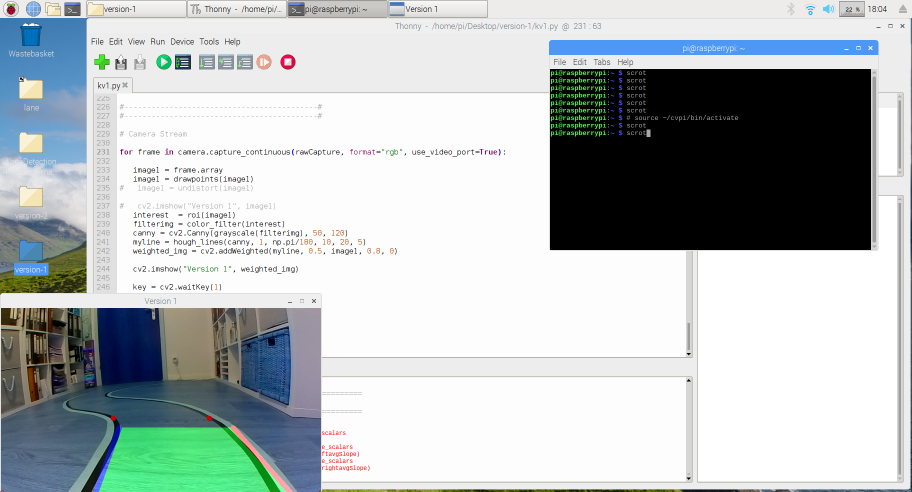
#> input picture 2019-06-02-180459_1824x984_scrot.png, 1824 x 984 px (shown at 1/2 size)
$ python -i version1_for_PI.py   (imports and definitions only)
#> lines starting #> are read from the running program, lines starting #| are printed output that depends on the picture; after the words box and inside, x2 and y2 are one past the last pixel; in counts of white or black regions, pixels touching at a corner belong together
from picamera.array import PiRGBArray
from picamera import PiCamera
import os
import numpy as np
import math
import cv2
import time


#Set Frame Size
#frame_x = 416
#frame_y = 256
#---
frame_x = 640
frame_y = 368
#---

# Parameters for the Camera
# [1 line that did not run here, left out]
# [1 line that did not run here, left out]
# [1 line that did not run here, left out]
# [1 line that did not run here, left out]
# [1 line that did not run here, left out]
# [1 line that did not run here, left out]
# [1 line that did not run here, left out]
# [1 line that did not run here, left out]
#rawCapture = PiRGBArray(camera, size = (480,272))
# [4 lines not run here, left out]

#Parameters for the ROI
point_ul =    int(0) , int(frame_y)                     #unten links
point_ur =    int(frame_x), int(frame_y)                #unten rechts
point_or  =   int(frame_x * 0.65) , int(frame_y *0.6)   #oben  rechts
point_ol  =   int(frame_x * 0.30) , int(frame_y * 0.6)  #oben links

# Parameter for Text
font              = cv2.FONT_HERSHEY_SIMPLEX
LeftCornerText    = (10,20)
fontScale         = 0.5
fontColor         = (255,255,255)
lineType          = 1

#Parameters for Camera Calibration
#def undistort(img):
#    cam_mtx = np.array([
#                         [168.12940519,   0,           162.07114665],
#                         [  0.0,         168.27516637 ,100.44213185],
#                         [  0,            0,           1           ]
#                         ])
#
#    cam_dst = np.array([-0.34068385,  0.14733747,  0.00066994,  0.00060006, -0.03411863])
#    img = cv2.undistort(img, cam_mtx, cam_dst, None, cam_mtx)
#    return img

# [16 lines left out: functions drawpoints, wirteText, not called in this run]

#-------------------------------------------------------------------------------------#

#PIPLINE STARTS HERE

#-------------------------------------------#

# Color Filtering
def color_filter(image):
    #convert to HLS to mask based on HLS
    hls = cv2.cvtColor(image, cv2.COLOR_RGB2HLS)
#> hls: shape (984, 1824, 3); mean of channels 0, 1, 2 22.2, 186.6, 26.6
    lower = np.array([0,190,0])
    upper = np.array([255,255,255])

    yellower = np.array([10,0,90])
    yelupper = np.array([50,255,255])

    yellowmask = cv2.inRange(hls, yellower, yelupper)
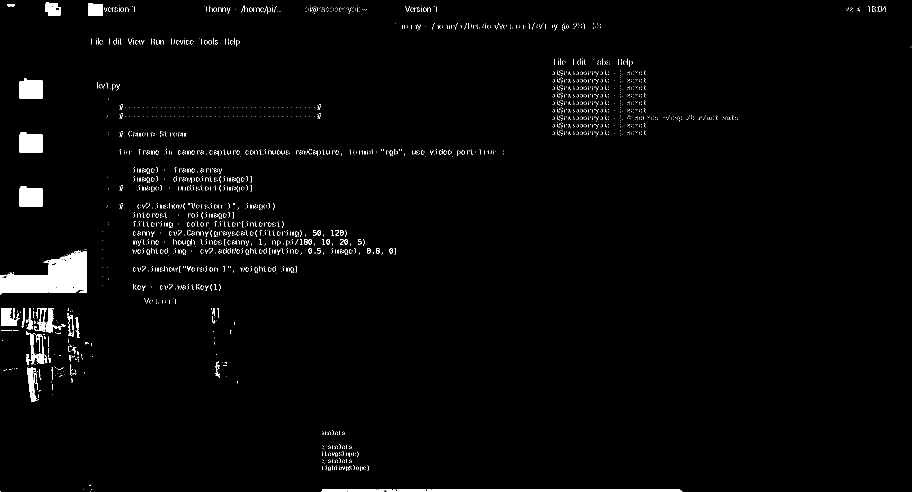
#> yellowmask: shape (984, 1824) (shown at 1/2 size); 2% white; 2805 white regions (2755 under 20 px), largest, box (x1, y1, x2, y2) and area: (0, 501, 173, 590) 8940, (643, 979, 1365, 984) 3540, (39, 265, 85, 305) 1705
    whitemask = cv2.inRange(hls, lower, upper)
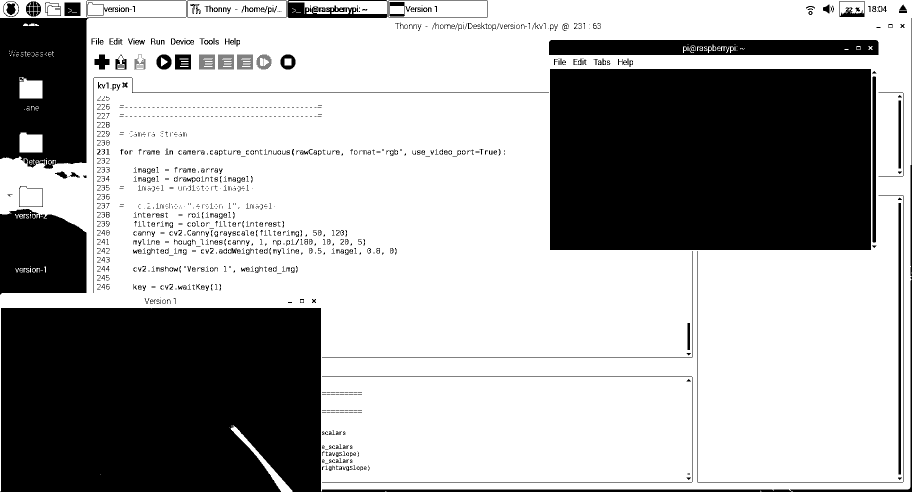
#> whitemask: shape (984, 1824) (shown at 1/2 size); 66% white; 1131 black regions (631 under 20 px), largest, box (x1, y1, x2, y2) and area: (2, 616, 642, 984) 233594, (1100, 138, 1742, 500) 232404, (0, 0, 373, 338) 46487

    mask = cv2.bitwise_or(yellowmask, whitemask)
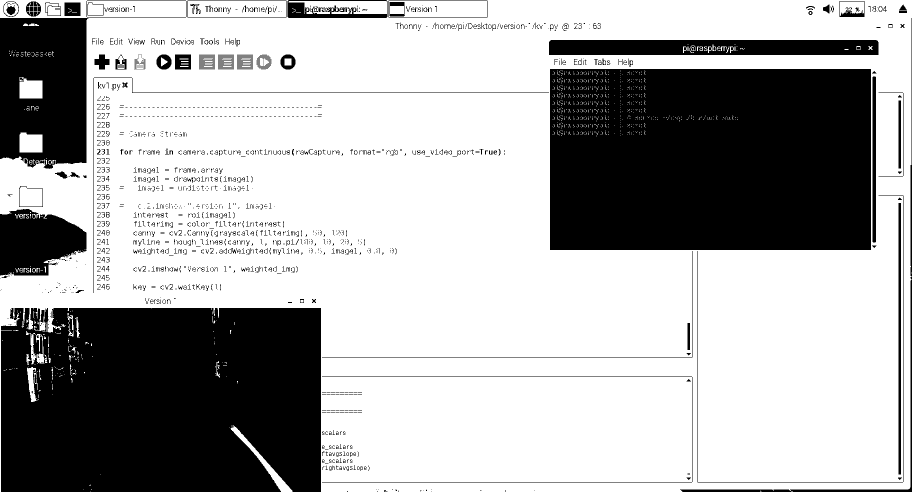
#> mask: shape (984, 1824) (shown at 1/2 size); 67.3% white; 1507 black regions (1169 under 20 px), largest, box (x1, y1, x2, y2) and area: (1100, 138, 1742, 500) 230705, (2, 616, 642, 984) 227929, (0, 0, 373, 338) 46487
    masked = cv2.bitwise_and(image, image, mask = mask)
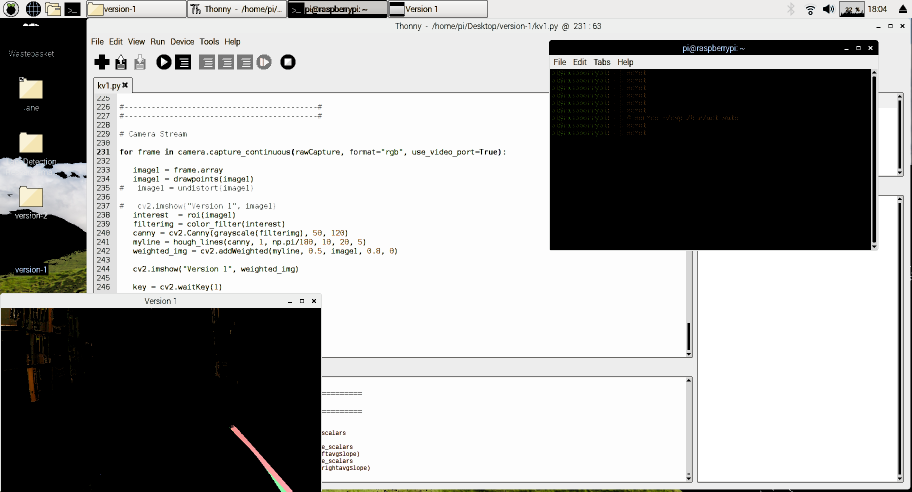
#> masked: shape (984, 1824, 3) (shown at 1/2 size); mean R, G, B 164, 163.9, 162.9

    return masked


#-------------------------------------------#

# REGION OF INTEREST
# [34 lines left out: function roi, not called in this run]

#-------------------------------------------#
#
#Edge detection
def grayscale(img):
    return cv2.cvtColor(img, cv2.COLOR_RGB2GRAY)

# [5 lines left out: function canny1, not called in this run]

#-------------------------------------------#

# Finding Lines
rightSlope, leftSlope, rightIntercept, leftIntercept = [],[],[],[]
# [64 lines left out: functions draw_lines, hough_lines, not called in this run]

def linedetect(img):
    return hough_lines(img, 1, np.pi/180, 10, 20, 100)

#-------------------------------------------#

# Overlaying the Image and the Lines
# [6 lines left out: function weighted_img, not called in this run]

def weightSum(input_set):
    img = list(input_set)
    return cv2.addWeighted(img[0], 1, img[1], 0.8, 0)


#-------------------------------------------#

# Camera Stream
# [30 lines not run here, left out]

>>> import cv2
>>> picture = cv2.cvtColor(cv2.imread('2019-06-02-180459_1824x984_scrot.png'), cv2.COLOR_BGR2RGB)
>>> result = color_filter(picture)

$ run again, on 2019-06-02-180643_1824x984_scrot.png
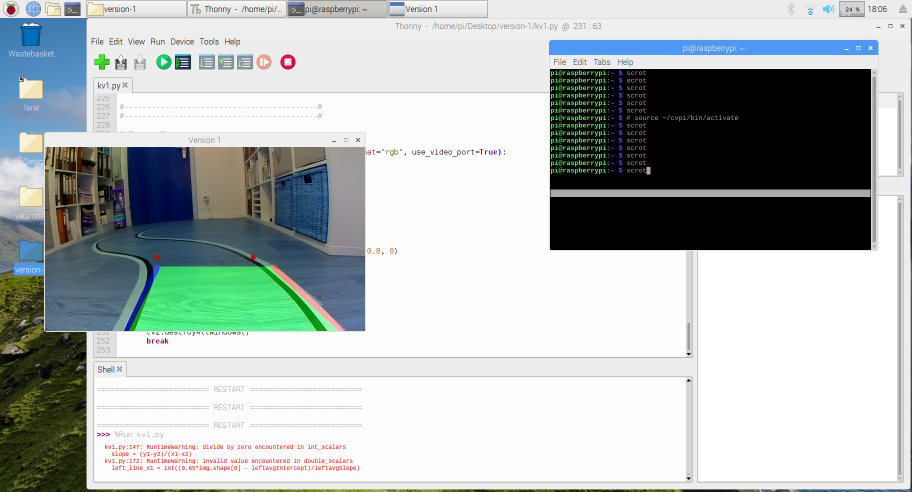
#> input picture 2019-06-02-180643_1824x984_scrot.png, 1824 x 984 px (shown at 1/2 size)
#> hls: shape (984, 1824, 3); mean of channels 0, 1, 2 21.5, 181.9, 30.3
#> in color_filter, `yellowmask = cv2.inRange(hls, yellower, yelupper)`:
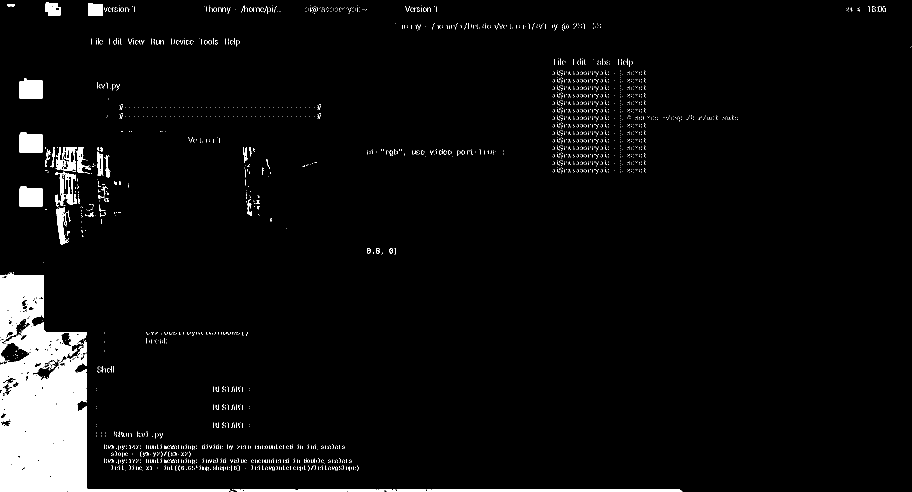
#> yellowmask: shape (984, 1824) (shown at 1/2 size); 4.7% white; 2705 white regions (2663 under 20 px), largest, box (x1, y1, x2, y2) and area: (0, 545, 461, 984) 59551, (467, 979, 1365, 984) 4378, (39, 265, 85, 305) 1705
#> whitemask: shape (984, 1824); 63.7% white; 1100 black regions (780 under 20 px), largest, box (x1, y1, x2, y2) and area: (0, 36, 1824, 984) 319276, (1100, 138, 1742, 500) 232404, (0, 0, 373, 335) 41113
#> mask: shape (984, 1824); 67.8% white; 1559 black regions (1291 under 20 px), largest, box (x1, y1, x2, y2) and area: (1100, 138, 1742, 500) 229835, (90, 294, 730, 662) 225810, (0, 0, 373, 335) 41113
#> in color_filter, `masked = cv2.bitwise_and(image, image, mask = mask)`:
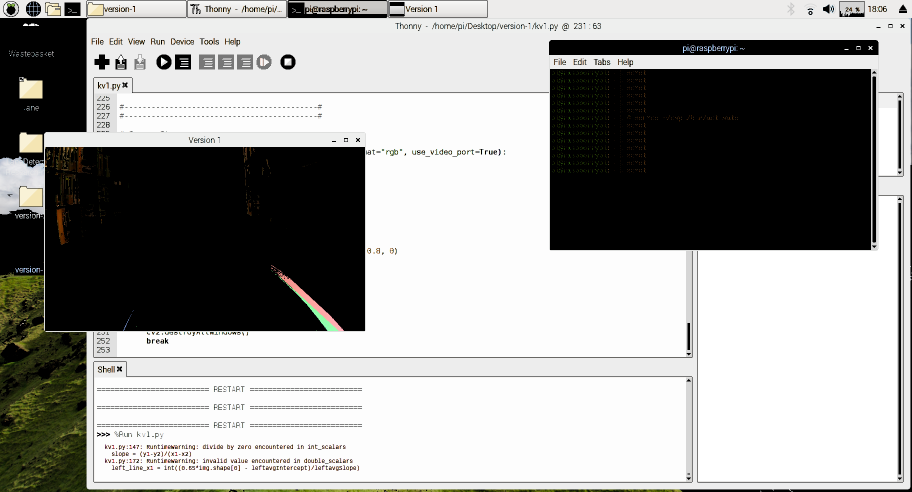
#> masked: shape (984, 1824, 3) (shown at 1/2 size); mean R, G, B 159.4, 159.4, 157.4
